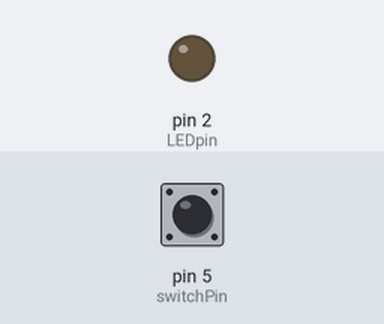
Bench run of a sketch on a simulated Arduino Uno, built with avr-gcc and run on an emulated ATmega328P. Parts: output pins drawn as LEDs (lit = HIGH). Dashed ring = blinking. The inputs (shaded band) are chosen by the test bench; at power-on: pin 5 (switchPin) HIGH.

Above: at 1.2 s.
1.3 s: pin 5 (switchPin) pulled LOW for 3.2 s
At 3.1 s:
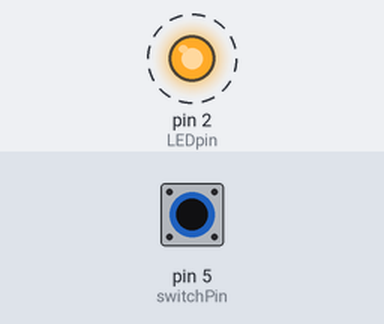
6.8 s: pin 5 (switchPin) pulled LOW for 0.15 s
At 9.0 s:
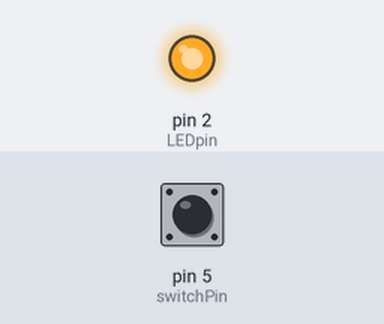
9.3 s: pin 5 (switchPin) pulled LOW for 1 s
At 10.9 s:
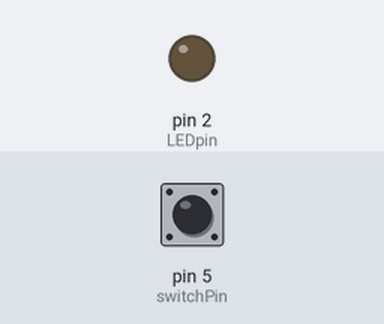
Timing chart, 0 to 12.4 s (numbered marks = the images above; inputs shaded):
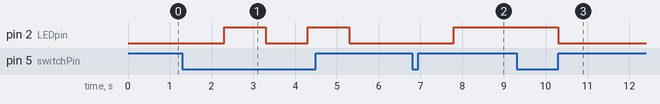

The sketch:

bool_data_type.ino
```cpp
int LEDpin = 2;     // LED on pin 5
int switchPin = 5; // momentary switch on 13, other side connected to ground

bool running = false;

void setup() {
  pinMode(LEDpin, OUTPUT);
  pinMode(switchPin, INPUT);
  digitalWrite(switchPin, HIGH);  // turn on pullup resistor
}

void loop() {
  if (digitalRead(switchPin) == LOW) {
    // switch is pressed - pullup keeps pin high normally
    delay(1000);                     // delay to debounce switch
    running = !running;             // toggle running variable
    digitalWrite(LEDpin, running);  // indicate via LED
  }
}
```

Measured:
- after the input at 1.3 s, pin 2 (LEDpin): alternates HIGH for 1.0 s and LOW for 1.0 s, starting after 1.0 s
- after the input at 6.8 s, pin 2 (LEDpin): LOW → HIGH after 1.0 s
- after the input at 9.3 s, pin 2 (LEDpin): HIGH → LOW after 1.0 s
